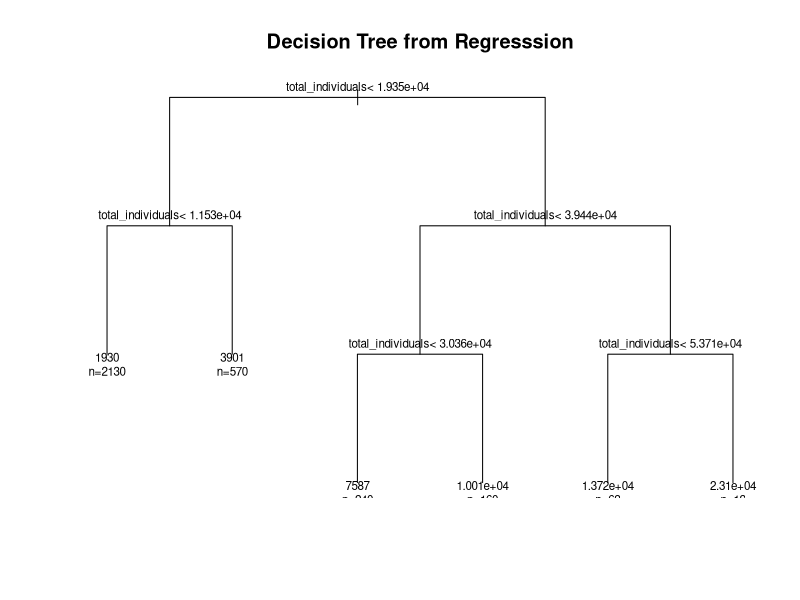

Reproduce this figure in R. (Note: this script raises an error after producing the figure.)
#In this script, we use the Decision Tree Algorithm to fit a model for our data

setwd("C:\\Users\\User\\Desktop\\ADENIYI-reviewed") #Set the working directory so as to easily work the useful files
getwd() #confirm the working directory is set. 

library(rpart) #Import the library useful for implementing the model.

#Read in the data sets into R memory.
train<-read.csv("Train.csv") #Read in the Train data set 
test<-read.csv("Test.csv") #Read in the Test data set
head(train) #Check the first few rows of the Train data set 
str(train) #Check the structure of the Train data set
head(test) #Check the first few rows of the Test data set
str(test)
train_no_ward<-train[-1] #Remove the first column,i.e,ward, from the Train data set since it is not needed 
head(train_no_ward)
test_no_ward<-test[-1] #Remove the first column,i.e,ward, from the Test data set since it is not needed 
head(test_no_ward)

#model<- rpart(train_no_ward$total_households~.,method="anova",data=train_no_ward) #Run the regression
#model #Call the model
#print(model) #Print the regression
#predicted<-predict(model,test_no_ward,method=anova)

train_no_ward_no_tgt_pct<-train_no_ward[-3]
model_no_tgt_pct<- rpart(train_no_ward_no_tgt_pct$total_households~.,method="anova",data=train_no_ward_no_tgt_pct) #Removing the pct_target_vulnerable column to make prediction possible
print(model_no_tgt_pct)

#plot the predicted model on Decision Tree
plot(model_no_tgt_pct,uniform=TRUE,main="Decision Tree from Regresssion")
text(model_no_tgt_pct,use.n = TRUE,cex=.7)


predicted_no_tgt_pct<-predict(model_no_tgt_pct,test_no_ward,method=anova) #Make predictions
print(predicted_no_tgt_pct) #Print the predicted values






#RANDON FOREST
#In this script, we use the Random Forest Algorithm to fit a model for our data

setwd("C:\\Users\\User\\Desktop\\ADENIYI-reviewed") #Set the working directory so as to easily work the useful files
getwd() #confirm the working directory is set 

library(randomForest) #Import the library useful for implementing the model.
#Read in the data sets into R memory.

train<-read.csv("Train.csv") #Read in the Train data set 
test<-read.csv("Test.csv") #Read in the Test data set
head(train) #Check the first few rows of the Train data set 
str(train) #Check the structure of the Train data set
head(test) #Check the first few rows of the Test data set
str(test)
dim(train)
dim(test)
train_no_ward<-train[-1] #Remove the first column,i.e,ward, from the Train data set since it is not needed 
head(train_no_ward)
test_no_ward<-test[-1] #Remove the first column,i.e,ward, from the Test data set since it is not needed 
head(test_no_ward)

modelRF<-randomForest(train_no_ward$total_households~.,train_no_ward,ntree=500) #Run the regression 
modelRF #Call the model
print(modelRF) #Print the result

train_no_ward_no_tgt_pct<-train_no_ward[-3] #Remove the target_pct_vulnerable column also from the train data set to make prediction possible

modelpctRF<- randomForest(train_no_ward_no_tgt_pct$total_households~.,ntree=500,data=train_no_ward_no_tgt_pct) #Run the regression 
predictedpctRF<-predict(modelpctRF,test_no_ward)
print(predictedpctRF)
nrow(train)





#KNN

#In this script, we use the kNN Algorithm to fit a model for our data
setwd("C:\\Users\\User\\Desktop\\ADENIYI-reviewed") #Set the working directory so as to easily work the useful files
getwd() #confirm the working directory is set 

library(class) #Import the library useful for implementing the model.
#Read in the data sets into R memory.
library(caret)

train<-read.csv("Train.csv") #Read in the Train data set 
test<-read.csv("Test.csv") #Read in the Test data set
head(train) #Check the first few rows of the Train data set 
str(train) #Check the structure of the Train data set
head(test) #Check the first few rows of the Test data set
str(test)
train_no_ward<-train[-1] #Remove the first column,i.e,ward, from the Train data set since it is not needed 
head(train_no_ward)
test_no_ward<-test[-1] #Remove the first column,i.e,ward, from the Test data set since it is not needed 
head(test_no_ward)

x_train<-train_no_ward[-1] #This is to exclude the total_households column
x_test<-test_no_ward[-1]  #This is to exclude the total_households column
y_train<-train_no_ward[1]  #Includes only the total_households column
y_test<-test_no_ward[1]    #Includes only the total_households column

#As a rule of thumb, k is taken as the square root of the Train data set no. of observation

modelkNN<-knn(train = x_train,test = x_test,cl=y_train$total_households,k=57) #Run the regression

modelkNN #Call the model

print(modelkNN) #Print the result


predictedkNN<-predict(modelkNN,y_test ) #Make prediction 



dim(train)
dim(test)
nrow(train)
nrow(test)

train_no_ward_no_tgt_pct_vulnerable=train_no_ward[-3] #Remove the target_pct_vulnerable column to make prediction possible
head(train_no_ward_no_tgt_pct_vulnerable) #Confirm it is removed
#From here, we work without the target_pct_vulnerable column

x_train_no_tgt_pct_vulnerable<-train_no_ward_no_tgt_pct_vulnerable[-1] #This is to exclude the total_households column
x_test<-test_no_ward[-1]  #This is to exclude the total_households column
y_train_no_tgt_pct_vulnerable<-train_no_ward_no_tgt_pct_vulnerable[1]  #Includes only the total_households column
y_test<-test_no_ward[1]   #Includes only the total_households column

#As a rule of thumb, k is taken as the square root of the Train data set no. of observation

modelkNN_no_tgt_pct_vulnerable<-knn(train = x_train_no_tgt_pct_vulnerable,test = x_test,cl=y_train_no_tgt_pct_vulnerable$total_households,k=57) #Run the regression
modelkNN_no_tgt_pct_vulnerable
print(modelkNN_no_tgt_pct_vulnerable)

#confusionMatrix(factor(y_train_no_tgt_pct_vulnerable,levels=1:3174),factor(x_train_no_tgt_pct_vulnerable,levels=1:3174))





